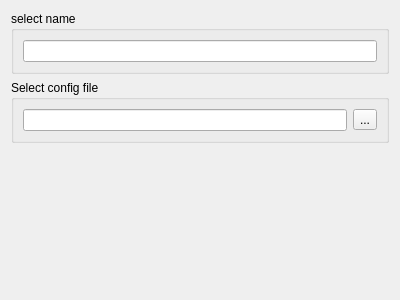
<?xml version="1.0" encoding="UTF-8"?>
<ui version="4.0">
 <class>SelectLolecWizardPage</class>
 <widget class="QWizardPage" name="SelectLolecWizardPage">
  <property name="geometry">
   <rect>
    <x>0</x>
    <y>0</y>
    <width>400</width>
    <height>300</height>
   </rect>
  </property>
  <property name="windowTitle">
   <string>WizardPage</string>
  </property>
  <layout class="QVBoxLayout" name="verticalLayout">
   <item>
    <widget class="QGroupBox" name="groupBox">
     <property name="title">
      <string>select name</string>
     </property>
     <layout class="QVBoxLayout" name="verticalLayout_2">
      <item>
       <widget class="QLineEdit" name="lineEdit"/>
      </item>
     </layout>
    </widget>
   </item>
   <item>
    <widget class="QGroupBox" name="groupBox_2">
     <property name="title">
      <string>Select config file</string>
     </property>
     <layout class="QHBoxLayout" name="horizontalLayout">
      <item>
       <widget class="QLineEdit" name="lineEdit_2"/>
      </item>
      <item>
       <widget class="QToolButton" name="toolButton">
        <property name="text">
         <string>...</string>
        </property>
       </widget>
      </item>
     </layout>
    </widget>
   </item>
   <item>
    <spacer name="verticalSpacer">
     <property name="orientation">
      <enum>Qt::Vertical</enum>
     </property>
     <property name="sizeHint" stdset="0">
      <size>
       <width>20</width>
       <height>40</height>
      </size>
     </property>
    </spacer>
   </item>
  </layout>
 </widget>
 <resources/>
 <connections/>
</ui>
